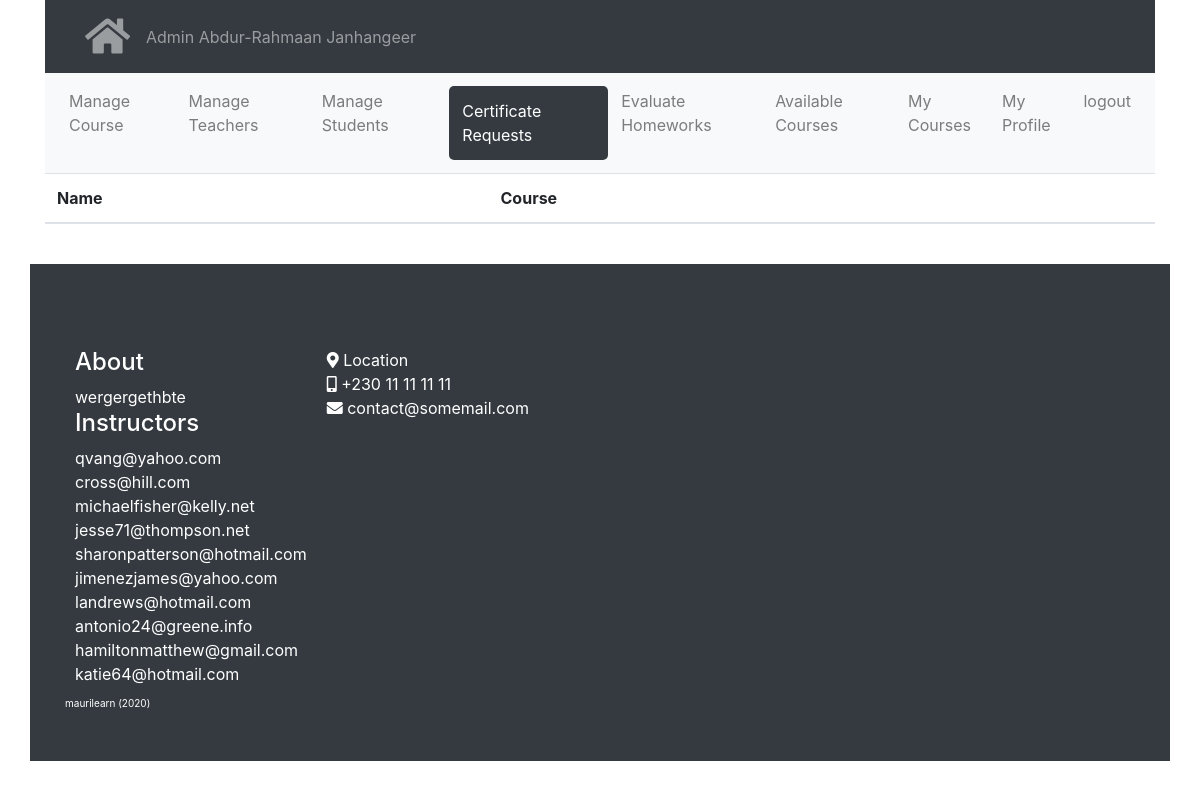
The page /course/view/certificate/request (signed in) on the database its author committed.
### modules/auth/models.py (models this page shows, shortened)
class User(UserMixin, db.Model):
    __tablename__ = 'users'
    id = db.Column(db.Integer, primary_key=True)
    email = db.Column(db.String(100))
    password = db.Column(db.String(128))
    name = db.Column(db.String(120))
    role = db.Column(db.String(120))
    courses = db.relationship("Course",
        secondary=course_subs,
        cascade = "all, delete")# !subs- teacher, students
    quiz_histories = db.relationship('QuizHistory', backref='person', lazy=True,
        cascade="all, delete, delete-orphan")
    def delete(self):
        db.session.delete(self)
        db.session.commit()

### modules/course/view.py (the view, shortened to what this page needs)
@course_blueprint.route("/view/certificate/request", methods=['GET', 'POST'])
@login_required
def view_certificate_request():
    if current_user.role in ['admin', 'teacher']:
        context = base_context()
        if current_user.role == 'admin':
            certif_requests = CertificateRequest.query.all()
            context['certif_requests'] = certif_requests
        context['User'] = User
        context['Course'] = Course
        return render_template('course/certificate_requests.html', **context)
    else:
        flash(notify_danger('Unauthorised attempt!'))
        return redirect(url_for('course.index'))

### shopyoapi/enhance.py (called while the page is built)
def base_context():
    base_context = {
        'MESSAGE': '',
        'current_user': current_user,
        'User': User
    }
    return base_context.copy()

### modules/course/templates/course/certificate_requests.html (shortened to what this page needs)
{% extends "base/base.html" %}
{% block content %}
{%set active_page = 'certificate_requests'%}
{%include 'course/partials/nav.html'%}
<table class="table">
    <thead>
        <th>
            Name
        </th>
        <th>
            Course
        </th>
        <th>
        </th>
    </thead>
</table>
{% endblock %}

### modules/base/templates/base/base.html (shortened to what this page needs)
<!DOCTYPE html>
<html>
<head>
    <link rel="stylesheet" href="/static/bootstrap.min.css">
    <link rel="stylesheet" href="/static/fontawesome/css/all.css">
</head>
<body>
<div class="container">
    <nav class="navbar navbar-expand-sm bg-dark navbar-dark">
      <div id="flashed-messages">
    </div>
      <ul class="navbar-nav">
        <li class="nav-item">
          <a class="nav-link" href="/" title="Main Page"><i class="fas fa-home"></i></a>
        </li>
      </ul>
      <ul class="navbar-nav">
        <li class="nav-item">
          <a class="nav-link" href="/" title="Main Page">
            <span style="text-transform:capitalize;">{{current_user.role}}</span> {{current_user.name}}
          </a>
        </li>
      </ul>
    </nav>
    {% block content %}{% endblock %}
</div>
<br>
<footer class="app-footer page-footer bg-dark container" style="">
  <br>
  <div class="row">
    <div class="">
      <h4>About</h4>
      wergergethbte
      <h4>Instructors</h4>
      {%for teacher in User.query.filter(
                (User.role == 'teacher')
                ).all()%}
        {{teacher.email}}<br>
      {%endfor%}
    </div>
    <div class="">
      <i class="fa fa-map-marker-alt"></i> Location <br>
      <i class="fa fa-mobile-alt"></i> +230 11 11 11 11 <br>
      <i class="fa fa-envelope"></i> contact@somemail.com
    </div>
  </div>
  <div class="row app-copyright">
    maurilearn (<span id="year"></span>)
  </div>
</footer>
</body>
</html>

### modules/base/templates/base/base.html (style rules this page uses)
html { scroll-behavior: smooth; }
.nav-link i { font-size: 40px; }
#flashed-messages { padding: 5px; position: fixed; right: 5px; top: 5px; z-index: 10; height: 300px; overflow-y: scroll; }
.app-footer { width: 100% !important; color: white !important; padding: 50px !important; }
.app-footer .row div { margin: 10px !important; }
.app-copyright { font-size: 10px; }

### rows shown on the page
User: role "Admin", name "Abdur-Rahmaan Janhangeer"
User: email "qvang@yahoo.com"
User: email "cross@hill.com"
User: email "michaelfisher@kelly.net"
User: email "jesse71@thompson.net"
User: email "sharonpatterson@hotmail.com"
User: email "jimenezjames@yahoo.com"
User: email "landrews@hotmail.com"
User: email "antonio24@greene.info"
User: email "hamiltonmatthew@gmail.com"
User: email "katie64@hotmail.com"
